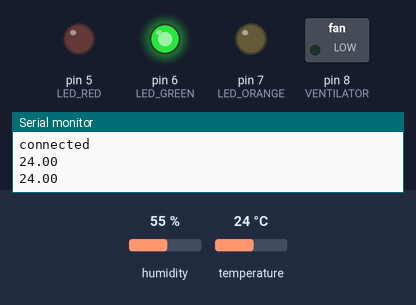
This sketch was run on a simulated Arduino Uno, built with avr-gcc and run on an emulated ATmega328P. On the bench: switched loads named in the sketch (green lamp = pin HIGH), output pins drawn as LEDs (lit = HIGH), the last lines printed to the serial monitor. The inputs (shaded band) are chosen by the test bench; at power-on: temperature 24 °C, humidity 55 %. WiFi joins after 1.5 s; servers stay silent unless stated.

Above: at 3.9 s.
4.0 s: temperature set to 21 °C
9.4 s: temperature set to 18 °C
At 10.8 s:
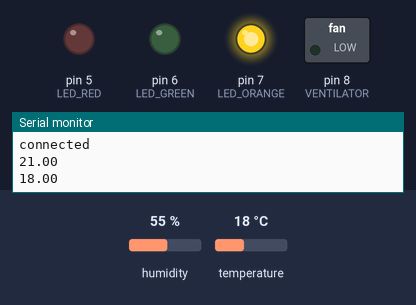
13.0 s: temperature set to 28 °C
At 14.2 s:
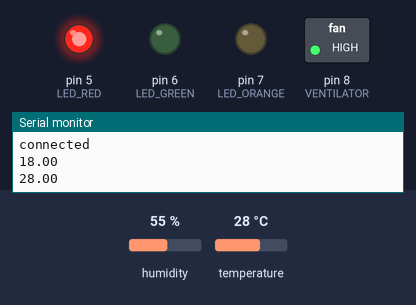
16.6 s: temperature set to 24 °C
At 17.5 s:
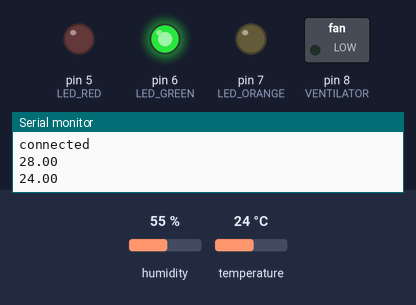
20.2 s: temperature set to 12 °C
At 24.2 s:
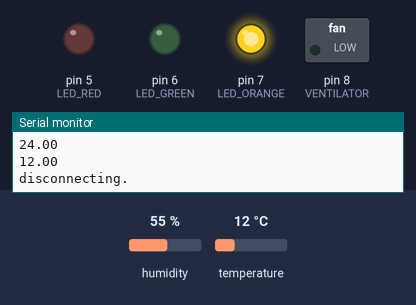
Timing chart, 0 to 25.5 s (numbered marks = the images above; inputs shaded):
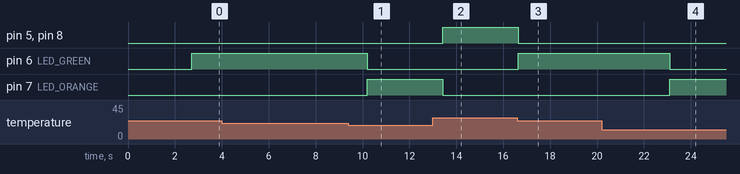

The sketch:

Temperature_Ethernet.ino
```cpp
/* simple socket client on arduino */
#include <Ethernet.h>
#include <SPI.h>

/* Temperature Humidity DHT11 */
#include "DHT.h"
#define DHTPIN 9
#define DHTTYPE DHT11
DHT dht(DHTPIN, DHTTYPE);

/* LED */
const int LED_RED = 5;
const int LED_GREEN = 6;
const int LED_ORANGE = 7;

/* VENTILATOR */
const int VENTILATOR = 8;

/* VAR */
int max_temperature = 25;
int min_temperature = 20;
int lapse_send = 0;
float temperature = 0;
String recived_data = "";
String send_data = "";
char c = '*';

byte mac[] = { 0xDE, 0xAD, 0xBE, 0xEF, 0xFE, 0xED };
// byte ip[] = { 192, 168, 0, 7 };       // client ip
byte server[] = { 192, 168, 1, 77 }; // server ip
EthernetClient client;

void setup(){
  Ethernet.begin(mac);
  Serial.begin(9600);
  delay(1);
  /* DHT11 */
  dht.begin();
  /* LED */
  pinMode(LED_RED, OUTPUT);
  pinMode(LED_GREEN, OUTPUT);
  pinMode(LED_ORANGE, OUTPUT);
  digitalWrite(LED_RED, LOW);
  digitalWrite(LED_GREEN, LOW);
  digitalWrite(LED_ORANGE, LOW);
  /* VENTILATOR */
  pinMode(VENTILATOR, OUTPUT);
  digitalWrite(VENTILATOR, LOW);
  /* Connect to Server */
  ConnectServer();
}
void loop(){
  temperature = GetTemperature();
  if (temperature > max_temperature){
    digitalWrite(LED_RED, HIGH);
    digitalWrite(LED_GREEN, LOW);
    digitalWrite(LED_ORANGE, LOW);
    digitalWrite(VENTILATOR, HIGH);
  }else{
    if(temperature < min_temperature){
      digitalWrite(LED_RED, LOW);
      digitalWrite(LED_GREEN, LOW);
      digitalWrite(LED_ORANGE, HIGH);
      digitalWrite(VENTILATOR, LOW);
    }else{
      digitalWrite(LED_RED, LOW);
      digitalWrite(LED_GREEN, HIGH);
      digitalWrite(LED_ORANGE, LOW);
      digitalWrite(VENTILATOR, LOW);
      digitalWrite(VENTILATOR, LOW);
    }
  }
  if(client.connected()){
    lapse_send++;
    if(lapse_send == 5){
      lapse_send = 0;
      send_data = "t," + String(temperature);
      client.print(send_data);
    }
    while (client.available()) {
      c = client.read();
      if (c == '\n') {
        Serial.println(recived_data);
        if(recived_data.charAt(0) == 'r'){
          max_temperature = (recived_data.substring(recived_data.indexOf(',') + 1, recived_data.lastIndexOf(','))).toInt();
          min_temperature = (recived_data.substring(recived_data.lastIndexOf(',') + 1, recived_data.length())).toInt();
        }else{
           if(recived_data.charAt(0) == 'R'){
            send_data = "r," + String(max_temperature) + "," + String(min_temperature);
            client.print(send_data);
           }
        }
        recived_data = "";
        break;
      }else{
        recived_data += c;
      }
    }
  } else{
    Serial.println("disconnecting.");
    ConnectServer();
  }
  Serial.println(temperature);
  delay(1000);
}

float GetTemperature() {
  return dht.readTemperature();
}

float GetHumidity() {
  return dht.readHumidity();
}

void ConnectServer(){
  /* Connect to Server */
  while(true){
    delay(1000);
    Serial.println("connecting...");
    if (client.connect(server, 3001)) {
      Serial.println("connected");
      break;
    } else {
      Serial.println("connection failed");
      break;
    }
  }
}
```

Measured:
- the behaviour switches between 20 and 19 °C on temperature (found by bisection; images 0 and 1)
- the behaviour switches between 26 and 25 °C on temperature (found by bisection; images 2 and 3)
- after the input at 9.4 s, pin 6 (LED_GREEN): HIGH → LOW after 0.80 s; pin 7 (LED_ORANGE): LOW → HIGH after 0.80 s
- after the input at 13.0 s, pin 5 (LED_RED), pin 8 (VENTILATOR): LOW → HIGH after 0.42 s; pin 7 (LED_ORANGE): HIGH → LOW after 0.42 s
- after the input at 16.6 s, pin 5 (LED_RED), pin 8 (VENTILATOR): HIGH → LOW after 0.05 s; pin 6 (LED_GREEN): LOW → HIGH after 0.05 s
- after the input at 20.2 s, pin 6 (LED_GREEN): HIGH → LOW after 2.9 s; pin 7 (LED_ORANGE): LOW → HIGH after 2.9 s
